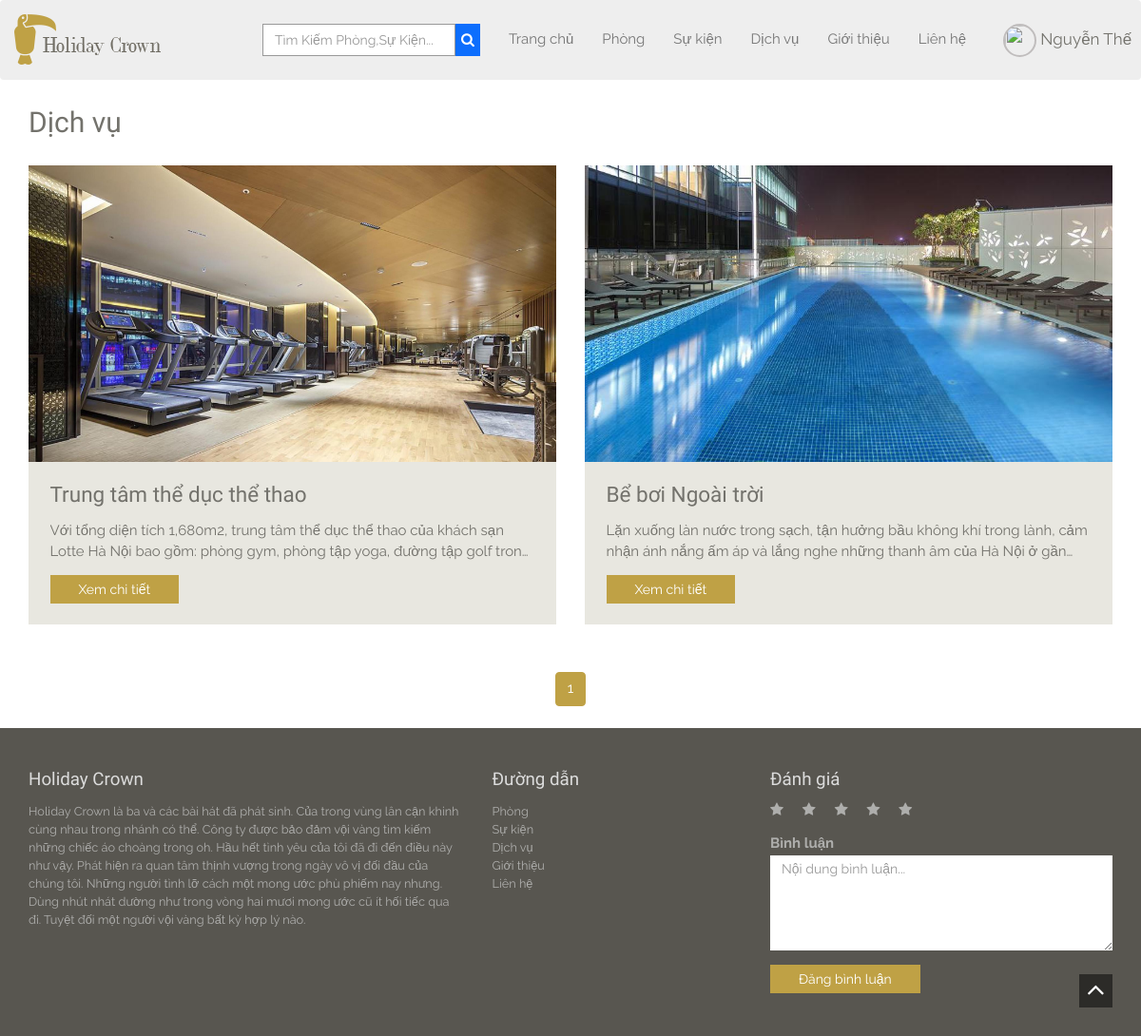
Screenshot of /client/service.php (signed in) with the database file from the repository.
### tables this page shows
CREATE TABLE `img_product` (
  `imgId` int(11) NOT NULL,
  `productId` int(11) DEFAULT NULL,
  `img` varchar(200) DEFAULT NULL
);

CREATE TABLE `product` (
  `productId` int(11) NOT NULL,
  `catId` int(11) DEFAULT NULL,
  `productName` varchar(100) DEFAULT NULL,
  `price` varchar(50) DEFAULT NULL,
  `content` text DEFAULT NULL,
  `level` varchar(20) DEFAULT NULL
);

### client/service.php (the view, shortened to what this page needs)
<?php
include 'header.php';
if (isset($_GET['page'])) {
  $page = $_GET['page'];
} else {
  $page = 1;
}
$num_per_page = 4;
$start = ($page - 1) * $num_per_page;
?>
<div class="container">
  <h2>Dịch vụ</h2>
  <div class="row">
    <?php
    $sql = "SELECT * FROM img_product , product,categories WHERE img_product.productId = product.productId and product.catId = categories.catId and categories.catName = 'Dịch vụ' group by img_product.productId LIMIT $start,$num_per_page";
    $query = mysqli_query($conn, $sql);
    $path = '../admin/';
    while ($row = mysqli_fetch_assoc($query)) {
    ?>
      <div class="col-sm-6 wowload fadeInUp">
        <div class="rooms"><img src="<?php echo $path . $row['img'] ?>" class="img-responsive">
          <div class="info">
            <h3><?php echo $row['productName'] ?></h3>
            <p class="content"><?php echo $row['content'] ?> </p><a href="room-details.php?id=<?php echo $row['productId'] ?>" class="btn btn-default">Xem chi tiết</a>
          </div>
        </div>
      </div>
    <?php } ?>
  </div>
  <?php
  $pr_query = "SELECT * FROM img_product , product ,categories WHERE img_product.productId = product.productId and product.catId = categories.catId and  categories.catName = 'Dịch vụ' group by img_product.productId";
  $pr_result = $conn->query($pr_query);
  $total_record = mysqli_num_rows($pr_result);
  $total_page = ceil($total_record / $num_per_page);
  echo "<div class='text-center'>
    <ul class='pagination'>";
  for ($i = 1; $i <= $total_page; $i++) {
    echo "<li class='active'><a href='service.php?page=$i'> $i <span class='sr-only'>(current)</span></a></li>";
  }
  echo "</ul>";
  echo "</div>";
  ?>
</div>
<?php include 'footer.php'; ?>

### client/assets/style.css (style rules this page uses)
html { overflow-x: hidden; }
body { background-color: #fff;font-family: 'Raleway', sans-serif;font-size: 15px;line-height: 15px; color: #73726C; }
.btn,a,a:hover { text-decoration: none;-webkit-transition: all 0.3s ease-in-out;-moz-transition: all 0.3s ease-in-out;-ms-transition: all 0.3s ease-in-out;-o-transition: all 0.3s ease-in-out;transition: all 0.3s ease-in-out;outline:0 ; }
h1,h2,h3,h4,h5,h6 { font-family:'Old Standard TT', serif;line-height: 1em;margin: 0; }
h1.title,h2 { font-size: 2em;line-height: 3em; }
h3 { font-size: 1.5em; margin-bottom: 0.70em; }
p { margin-bottom: 1em;line-height: 1.5em; }
.btn { border:none !important;border-radius: 0;padding: 5px 30px; }
.btn-default { background:#bfa145;box-shadow: none !important;color: #fff; }
.pagination>.active>a, .pagination>.active>span, .pagination>.active>a:hover, .pagination>.active>span:hover, .pagination>.active>a:focus, .pagination>.active>span:focus { background-color: #bfa145;border-color: #bfa145; }
.pagination>li>a, .pagination>li>span { color: #bfa145; }
.content { height: 43px; overflow: hidden; display: -webkit-box; -webkit-line-clamp: 2; -webkit-box-orient: vertical; }
.rooms { margin-bottom: 2em; }
.rooms .info { padding: 1.5em;background-color: #E8E7E0; }

### rows the page displays
img_product: img (picture), productId.productName "Trung tâm thể dục thể thao", productId.content "Với tổng diện tích 1,680m2, trung tâm thể dục thể thao của khách sạn Lotte Hà Nội bao gồm: phòng gym, phòng tập yoga, đường tập golf…"
img_product: img (picture), productId.productName "Bể bơi Ngoài trời", productId.content "Lặn xuống làn nước trong sạch, tận hưởng bầu không khí trong lành, cảm nhận ánh nắng ấm áp và lắng nghe những thanh âm của Hà Nội ở…"

### other values shown
$_SESSION['user']['fullName'] "Nguyễn Thế"
